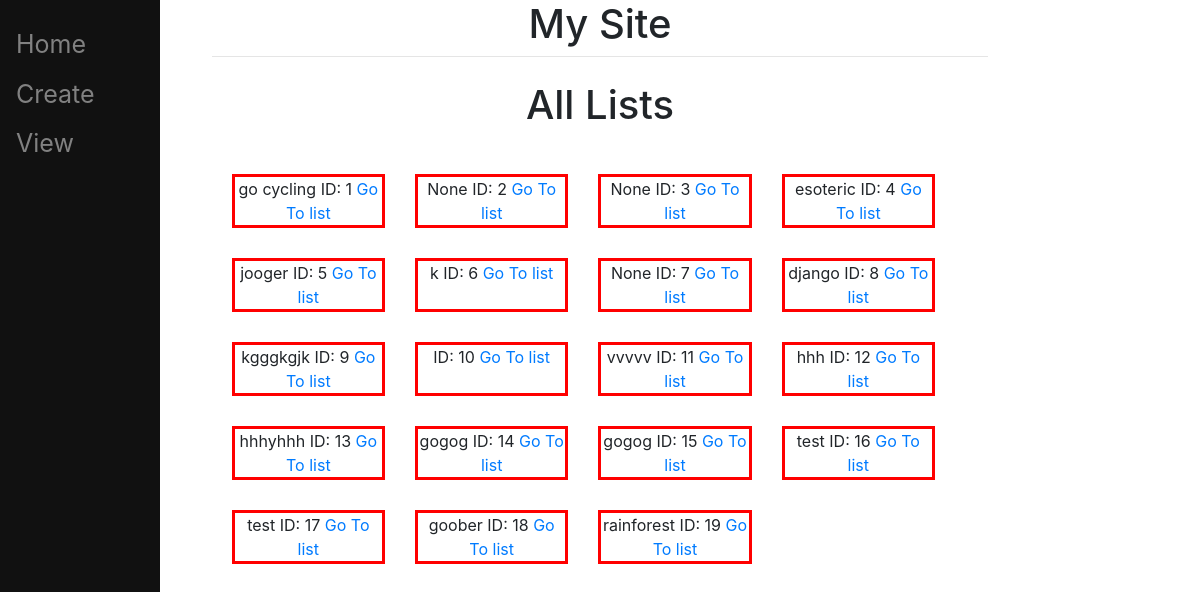
Before: / with the older database file.
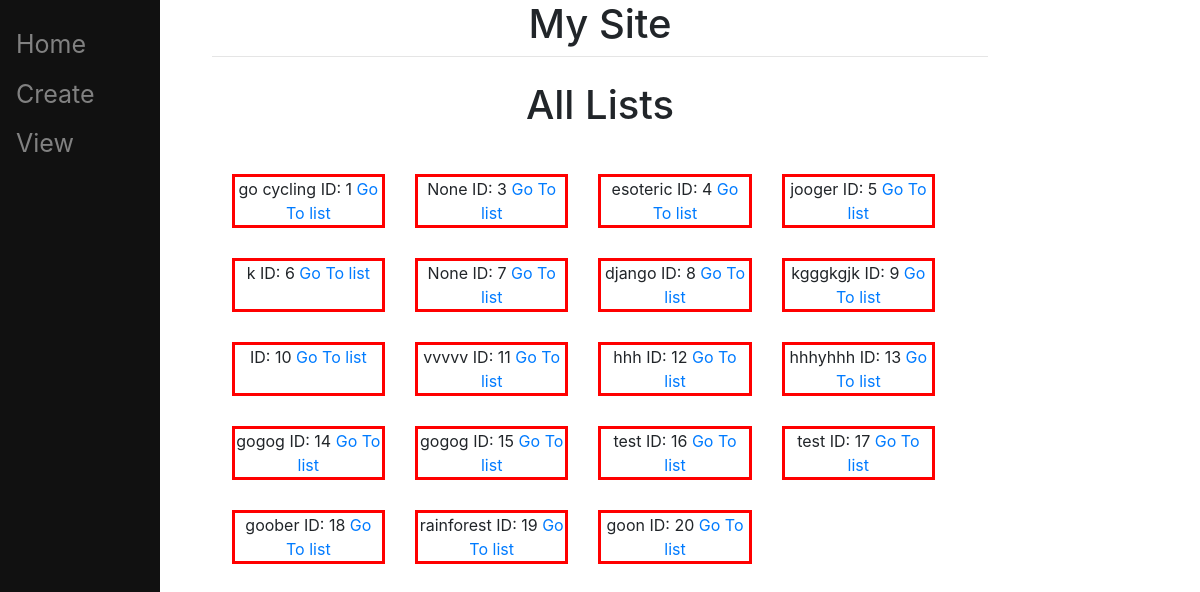
After: the same page with the newer database file.
### main/models.py (models this page shows, shortened)
class ToDoList(models.Model):
    name= models.CharField(max_length=200, null=True, blank=True)
    image= models.ImageField(null=True,blank=True, upload_to="images/")

### main/views.py (the view)
# urls.py: path("", views.home, name="home"),
def home(response):
     ls=ToDoList.objects.all()
     return render(response, "main/home.html",{"ls":ls})

### main/templates/main/home.html (shortened to what this page needs)
{% extends 'main/base.html'  %}
{%block content%}
<h1 class ="main"> All Lists </h1>
<div class = "container">
{% for item in ls %}
<div class="item">{{item.name}} ID: {{item.id}} <a href=http://127.0.0.1:8000/{{item.id}}> Go To list </a></div>
{% endfor %}
</div>
{% endblock%}

Changed rows visible on the page:
removed ToDoList: name "None", id "2"
added ToDoList: name "goon", id "20"
